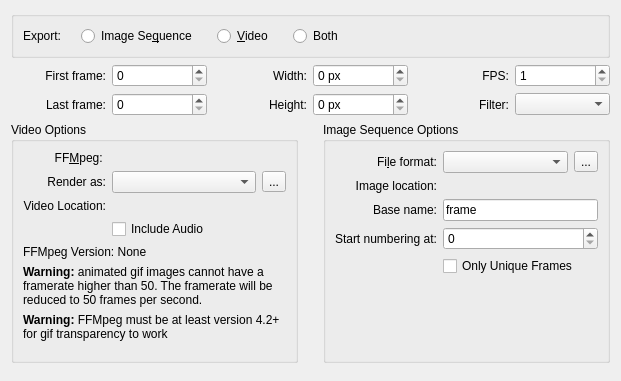
<?xml version="1.0" encoding="utf-8"?>
<ui version="4.0">
 <author>
    SPDX-FileCopyrightText: none
    SPDX-License-Identifier: GPL-3.0-or-later
  </author>
 <class>WdgAnimationRenderer</class>
 <widget class="QWidget" name="WdgAnimationRenderer">
  <property name="geometry">
   <rect>
    <x>0</x>
    <y>0</y>
    <width>621</width>
    <height>381</height>
   </rect>
  </property>
  <property name="sizePolicy">
   <sizepolicy hsizetype="MinimumExpanding" vsizetype="Minimum">
    <horstretch>0</horstretch>
    <verstretch>0</verstretch>
   </sizepolicy>
  </property>
  <property name="windowTitle">
   <string>Animation Renderer Image</string>
  </property>
  <layout class="QVBoxLayout" name="verticalLayout_3">
   <item>
    <widget class="QGroupBox" name="exportGroup">
     <layout class="QHBoxLayout" name="horizontalLayout_4">
      <property name="spacing">
       <number>20</number>
      </property>
      <property name="rightMargin">
       <number>1</number>
      </property>
      <item>
       <widget class="QLabel" name="label_10">
        <property name="text">
         <string>Export:</string>
        </property>
       </widget>
      </item>
      <item>
       <widget class="QRadioButton" name="shouldExportOnlyImageSequence">
        <property name="text">
         <string>Image Se&amp;quence</string>
        </property>
       </widget>
      </item>
      <item>
       <widget class="QRadioButton" name="shouldExportOnlyVideo">
        <property name="text">
         <string>&amp;Video</string>
        </property>
       </widget>
      </item>
      <item>
       <widget class="QRadioButton" name="shouldExportAll">
        <property name="text">
         <string>Both</string>
        </property>
       </widget>
      </item>
      <item>
       <spacer name="horizontalSpacer">
        <property name="orientation">
         <enum>Qt::Horizontal</enum>
        </property>
        <property name="sizeHint" stdset="0">
         <size>
          <width>40</width>
          <height>20</height>
         </size>
        </property>
       </spacer>
      </item>
     </layout>
    </widget>
   </item>
   <item>
    <layout class="QGridLayout" name="gridLayout_3">
     <item column="1" row="0">
      <widget class="QSpinBox" name="intStart">
       <property name="sizePolicy">
        <sizepolicy hsizetype="Preferred" vsizetype="Fixed">
         <horstretch>0</horstretch>
         <verstretch>0</verstretch>
        </sizepolicy>
       </property>
      </widget>
     </item>
     <item column="0" row="0">
      <widget class="QLabel" name="label_3">
       <property name="text">
        <string>First frame:</string>
       </property>
       <property name="alignment">
        <set>Qt::AlignRight|Qt::AlignTrailing|Qt::AlignVCenter</set>
       </property>
      </widget>
     </item>
     <item column="4" row="0">
      <widget class="QLabel" name="fpsLabel">
       <property name="layoutDirection">
        <enum>Qt::LeftToRight</enum>
       </property>
       <property name="text">
        <string>FPS:</string>
       </property>
       <property name="alignment">
        <set>Qt::AlignRight|Qt::AlignTrailing|Qt::AlignVCenter</set>
       </property>
      </widget>
     </item>
     <item column="5" row="0">
      <widget class="QSpinBox" name="intFramesPerSecond">
       <property name="minimum">
        <number>1</number>
       </property>
       <property name="singleStep">
        <number>1</number>
       </property>
      </widget>
     </item>
     <item column="1" row="1">
      <widget class="QSpinBox" name="intEnd">
       <property name="sizePolicy">
        <sizepolicy hsizetype="Preferred" vsizetype="Fixed">
         <horstretch>0</horstretch>
         <verstretch>0</verstretch>
        </sizepolicy>
       </property>
       <property name="maximum">
        <number>10000</number>
       </property>
      </widget>
     </item>
     <item column="0" row="1">
      <widget class="QLabel" name="label_4">
       <property name="text">
        <string>Last frame:</string>
       </property>
       <property name="alignment">
        <set>Qt::AlignRight|Qt::AlignTrailing|Qt::AlignVCenter</set>
       </property>
      </widget>
     </item>
     <item column="3" row="0">
      <widget class="QSpinBox" name="intWidth">
       <property name="sizePolicy">
        <sizepolicy hsizetype="Preferred" vsizetype="Fixed">
         <horstretch>0</horstretch>
         <verstretch>0</verstretch>
        </sizepolicy>
       </property>
       <property name="suffix">
        <string> px</string>
       </property>
      </widget>
     </item>
     <item column="2" row="0">
      <widget class="QLabel" name="lblWidth">
       <property name="sizePolicy">
        <sizepolicy hsizetype="Preferred" vsizetype="Preferred">
         <horstretch>0</horstretch>
         <verstretch>0</verstretch>
        </sizepolicy>
       </property>
       <property name="text">
        <string>Width:</string>
       </property>
       <property name="alignment">
        <set>Qt::AlignRight|Qt::AlignTrailing|Qt::AlignVCenter</set>
       </property>
      </widget>
     </item>
     <item column="2" row="1">
      <widget class="QLabel" name="lblHeight">
       <property name="text">
        <string>Height:</string>
       </property>
       <property name="alignment">
        <set>Qt::AlignRight|Qt::AlignTrailing|Qt::AlignVCenter</set>
       </property>
      </widget>
     </item>
     <item column="3" row="1">
      <widget class="QSpinBox" name="intHeight">
       <property name="sizePolicy">
        <sizepolicy hsizetype="Preferred" vsizetype="Fixed">
         <horstretch>0</horstretch>
         <verstretch>0</verstretch>
        </sizepolicy>
       </property>
       <property name="suffix">
        <string> px</string>
       </property>
      </widget>
     </item>
     <item column="4" row="1">
      <widget class="QLabel" name="scaleFilterLabel">
       <property name="layoutDirection">
        <enum>Qt::LeftToRight</enum>
       </property>
       <property name="text">
        <string comment="Resize interpolation method list label">Filter:</string>
       </property>
       <property name="alignment">
        <set>Qt::AlignRight|Qt::AlignTrailing|Qt::AlignVCenter</set>
       </property>
      </widget>
     </item>
     <item column="5" row="1">
      <widget class="QComboBox" name="cmbScaleFilter"/>
     </item>
    </layout>
   </item>
   <item>
    <layout class="QHBoxLayout" name="horizontalLayout_5">
     <property name="spacing">
      <number>25</number>
     </property>
     <item>
      <widget class="QGroupBox" name="videoOptionsGroup">
       <property name="sizePolicy">
        <sizepolicy hsizetype="Preferred" vsizetype="Preferred">
         <horstretch>0</horstretch>
         <verstretch>0</verstretch>
        </sizepolicy>
       </property>
       <property name="title">
        <string>Video Options</string>
       </property>
       <layout class="QVBoxLayout" name="verticalLayout">
        <item>
         <layout class="QGridLayout" name="gridLayout">
          <item column="1" row="2">
           <widget class="KisFileNameRequester" name="videoFilename" native="true">
            <property name="sizePolicy">
             <sizepolicy hsizetype="Preferred" vsizetype="Preferred">
              <horstretch>1</horstretch>
              <verstretch>0</verstretch>
             </sizepolicy>
            </property>
           </widget>
          </item>
          <item column="1" row="1">
           <layout class="QHBoxLayout" name="horizontalLayout_3">
            <item>
             <widget class="QComboBox" name="cmbRenderType"/>
            </item>
            <item>
             <widget class="QToolButton" name="bnRenderOptions">
              <property name="toolTip">
               <string>Select the ffmpeg render options.</string>
              </property>
              <property name="text">
               <string>...</string>
              </property>
             </widget>
            </item>
           </layout>
          </item>
          <item column="0" row="0">
           <widget class="QLabel" name="label_9">
            <property name="text">
             <string>FF&amp;Mpeg: </string>
            </property>
            <property name="alignment">
             <set>Qt::AlignRight|Qt::AlignTrailing|Qt::AlignVCenter</set>
            </property>
            <property name="buddy">
             <cstring>ffmpegLocation</cstring>
            </property>
           </widget>
          </item>
          <item column="1" row="0">
           <widget class="KisFileNameRequester" name="ffmpegLocation" native="true"/>
          </item>
          <item column="0" row="1">
           <widget class="QLabel" name="label_6">
            <property name="text">
             <string>Render as:</string>
            </property>
            <property name="alignment">
             <set>Qt::AlignRight|Qt::AlignTrailing|Qt::AlignVCenter</set>
            </property>
           </widget>
          </item>
          <item column="0" row="2">
           <widget class="QLabel" name="label_7">
            <property name="text">
             <string>Video Location:</string>
            </property>
            <property name="alignment">
             <set>Qt::AlignRight|Qt::AlignTrailing|Qt::AlignVCenter</set>
            </property>
           </widget>
          </item>
          <item column="1" row="4">
           <widget class="QCheckBox" name="chkIncludeAudio">
            <property name="sizePolicy">
             <sizepolicy hsizetype="Preferred" vsizetype="Fixed">
              <horstretch>0</horstretch>
              <verstretch>0</verstretch>
             </sizepolicy>
            </property>
            <property name="text">
             <string>Include Audio</string>
            </property>
           </widget>
          </item>
         </layout>
        </item>
        <item>
         <widget class="QLabel" name="lblFFMpegVersion">
          <property name="text">
             <string>FFMpeg Version: None</string>
          </property>
         </widget>
        </item>
        <item>
         <widget class="QLabel" name="lblGifWarningFPS">
          <property name="text">
           <string>&lt;html&gt;&lt;head/&gt;&lt;body&gt;&lt;p&gt;&lt;span style=&quot; font-weight:600;&quot;&gt;Warning:&lt;/span&gt; animated gif images cannot have a framerate higher than 50. The framerate will be reduced to 50 frames per second.&lt;/p&gt;&lt;/body&gt;&lt;/html&gt;</string>
          </property>
          <property name="wordWrap">
           <bool>true</bool>
          </property>
         </widget>
        </item>
        <item>
         <widget class="QLabel" name="lblGifWarningFFMpeg">
          <property name="text">
           <string>&lt;html&gt;&lt;head/&gt;&lt;body&gt;&lt;p&gt;&lt;span style=&quot; font-weight:600;&quot;&gt;Warning:&lt;/span&gt; FFMpeg must be at least version 4.2+ for gif transparency to work&lt;/p&gt;&lt;/body&gt;&lt;/html&gt;</string>
          </property>
          <property name="wordWrap">
           <bool>true</bool>
          </property>
         </widget>
        </item>
        <item>
         <spacer name="verticalSpacer_2">
          <property name="orientation">
           <enum>Qt::Vertical</enum>
          </property>
          <property name="sizeHint" stdset="0">
           <size>
            <width>20</width>
            <height>10</height>
           </size>
          </property>
         </spacer>
        </item>
       </layout>
      </widget>
     </item>
     <item>
      <widget class="QGroupBox" name="imageSequenceOptionsGroup">
       <property name="title">
        <string>Image Sequence Options</string>
       </property>
       <layout class="QVBoxLayout" name="verticalLayout_2">
        <item>
         <layout class="QGridLayout" name="gridLayout_2">
          <item column="0" row="0">
           <widget class="QLabel" name="label_8">
            <property name="text">
             <string>Fi&amp;le format:</string>
            </property>
            <property name="alignment">
             <set>Qt::AlignRight|Qt::AlignTrailing|Qt::AlignVCenter</set>
            </property>
            <property name="buddy">
             <cstring>label_8</cstring>
            </property>
           </widget>
          </item>
          <item column="1" row="0">
           <layout class="QHBoxLayout" name="horizontalLayout_2">
            <item>
             <widget class="QComboBox" name="cmbMimetype">
              <property name="sizePolicy">
               <sizepolicy hsizetype="Preferred" vsizetype="Fixed">
                <horstretch>2</horstretch>
                <verstretch>0</verstretch>
               </sizepolicy>
              </property>
              <property name="toolTip">
               <string>Select the file format for the image sequence. If you want to render to video or animated gif, you can only select PNG</string>
              </property>
             </widget>
            </item>
            <item>
             <widget class="QToolButton" name="bnExportOptions">
              <property name="toolTip">
               <string>Select the frame export options</string>
              </property>
              <property name="text">
               <string>...</string>
              </property>
             </widget>
            </item>
           </layout>
          </item>
          <item column="0" row="3">
           <widget class="QLabel" name="label_5">
            <property name="text">
             <string>Start numbering at:</string>
            </property>
           </widget>
          </item>
          <item column="1" row="3">
           <widget class="QSpinBox" name="sequenceStart">
            <property name="sizePolicy">
             <sizepolicy hsizetype="Preferred" vsizetype="Fixed">
              <horstretch>1</horstretch>
              <verstretch>0</verstretch>
             </sizepolicy>
            </property>
            <property name="maximum">
             <number>999</number>
            </property>
           </widget>
          </item>
          <item column="0" row="2">
           <widget class="QLabel" name="label">
            <property name="sizePolicy">
             <sizepolicy hsizetype="Preferred" vsizetype="Preferred">
              <horstretch>0</horstretch>
              <verstretch>0</verstretch>
             </sizepolicy>
            </property>
            <property name="text">
             <string>Base name:</string>
            </property>
            <property name="alignment">
             <set>Qt::AlignRight|Qt::AlignTrailing|Qt::AlignVCenter</set>
            </property>
           </widget>
          </item>
          <item column="1" row="2">
           <widget class="QLineEdit" name="txtBasename">
            <property name="text">
             <string>frame</string>
            </property>
           </widget>
          </item>
          <item column="0" row="1">
           <widget class="QLabel" name="label_2">
            <property name="text">
             <string>Image location:</string>
            </property>
            <property name="alignment">
             <set>Qt::AlignRight|Qt::AlignTrailing|Qt::AlignVCenter</set>
            </property>
           </widget>
          </item>
          <item column="1" row="1">
           <widget class="KisFileNameRequester" name="dirRequester" native="true">
            <property name="sizePolicy">
             <sizepolicy hsizetype="Preferred" vsizetype="Preferred">
              <horstretch>1</horstretch>
              <verstretch>0</verstretch>
             </sizepolicy>
            </property>
           </widget>
          </item>
          <item column="1" row="4">
           <widget class="QCheckBox" name="chkOnlyUniqueFrames">
            <property name="text">
             <string>Only Unique Frames</string>
            </property>
           </widget>
          </item>
         </layout>
        </item>
        <item>
         <spacer name="verticalSpacer_3">
          <property name="orientation">
           <enum>Qt::Vertical</enum>
          </property>
          <property name="sizeHint" stdset="0">
           <size>
            <width>20</width>
            <height>10</height>
           </size>
          </property>
         </spacer>
        </item>
       </layout>
      </widget>
     </item>
    </layout>
   </item>
   <item>
    <spacer name="verticalSpacer">
     <property name="orientation">
      <enum>Qt::Vertical</enum>
     </property>
     <property name="sizeHint" stdset="0">
      <size>
       <width>20</width>
       <height>10</height>
      </size>
     </property>
    </spacer>
   </item>
  </layout>
 </widget>
 <customwidgets>
  <customwidget>
   <class>KisFileNameRequester</class>
   <extends>QWidget</extends>
   <header>kis_file_name_requester.h</header>
   <container>1</container>
  </customwidget>
 </customwidgets>
 <tabstops>
  <tabstop>cmbMimetype</tabstop>
  <tabstop>cmbRenderType</tabstop>
 </tabstops>
 <resources/>
 <connections/>
</ui>
